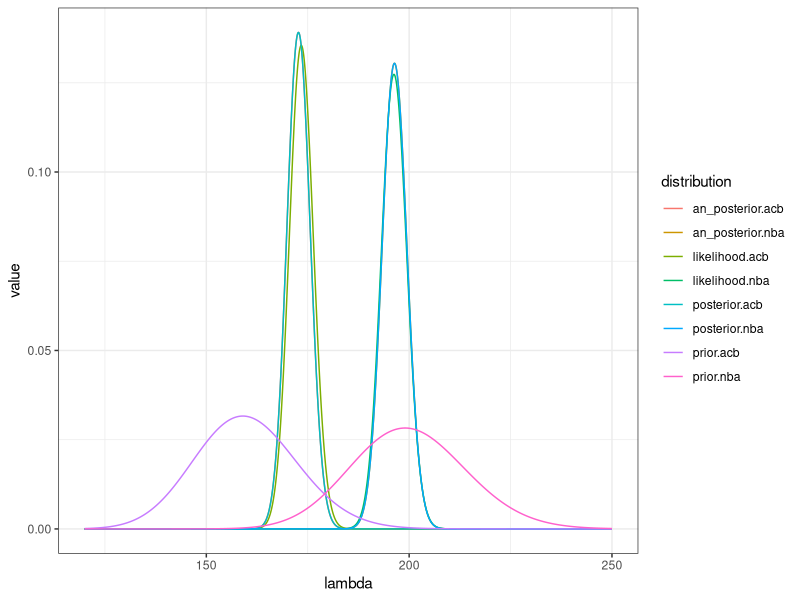
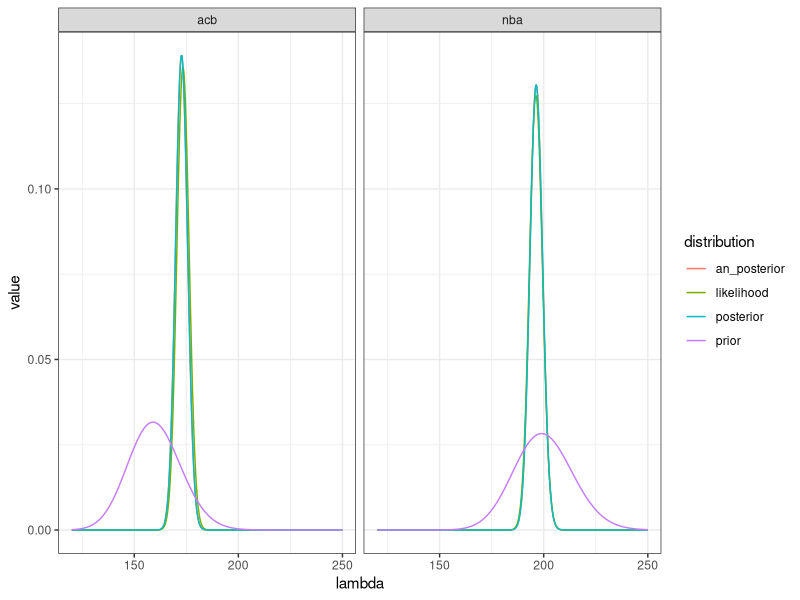
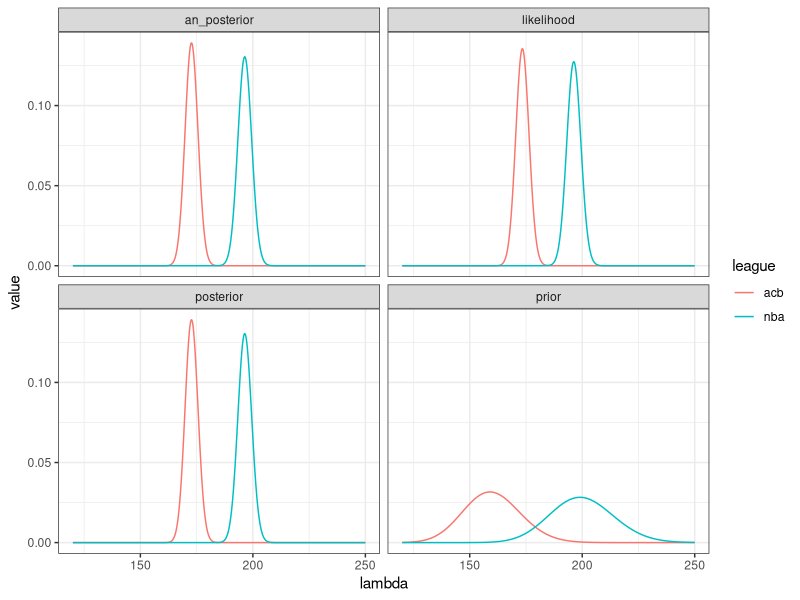
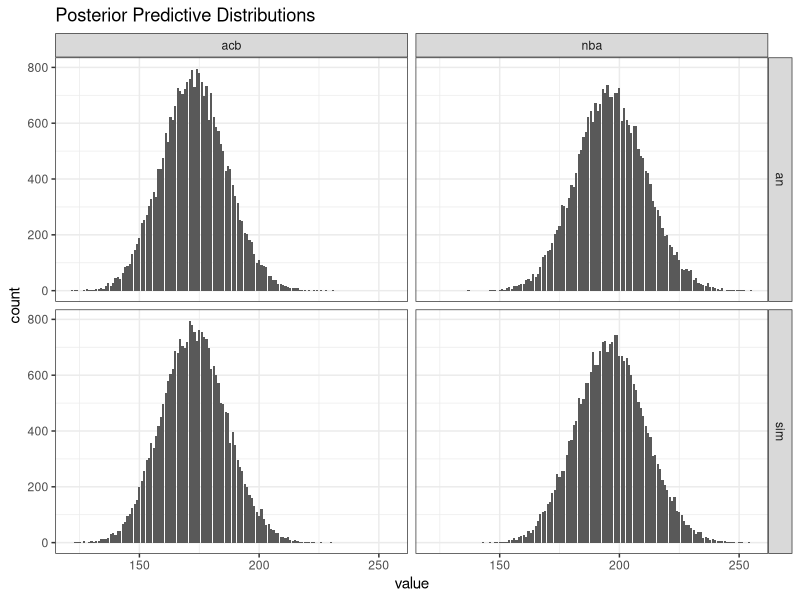
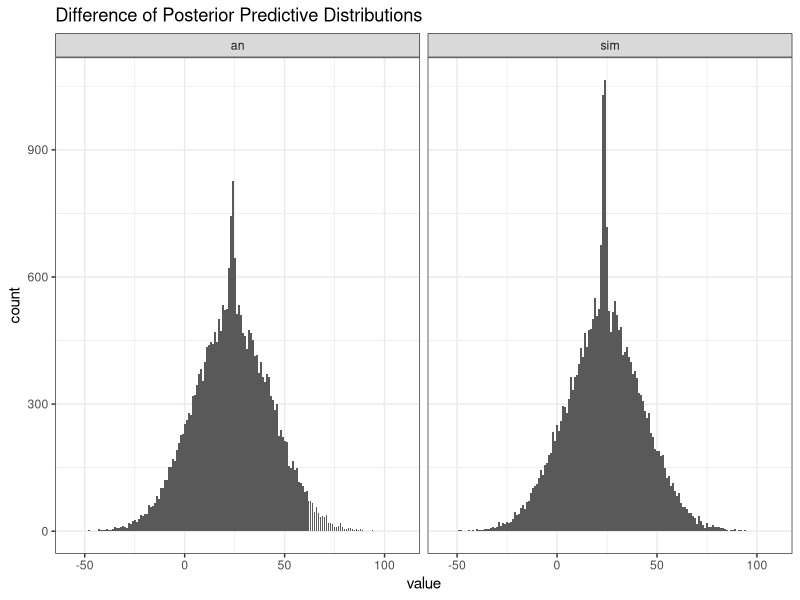

The R script that drew these images, in order:
## ---- chunk 1
knitr::opts_chunk$set(echo = TRUE, fig.width = 14, comment = "#>")
library(ggplot2)
library(tidyverse)
setwd("/home/ajo/gitRepos/bayesian/HW2")
## ---- chunk 2
data <- read.table("basquet.txt", header = T)
str(data)
head(data)
## ---- chunk 3
delta.lambda <- 0.005
start <- 120
end <- 250
sim.points <- (end-start)/delta.lambda
lambda <- seq(start, end, length.out = sim.points)
n <- dim(data)[[1]]

prior.par.nba <- c(alpha = 200, beta = 1)
prior.par.acb <- c(alpha = 160, beta = 1)

prior.nba <- dgamma(lambda, shape = prior.par.nba[1], rate = prior.par.nba[2])
prior.acb <- dgamma(lambda, shape = prior.par.acb[1], rate = prior.par.acb[2])

#likelihood.nba <- exp(-lambda*n)*lambda^sum(data[,2])
likelihood.nba <- map_dbl(lambda, ~ prod(dpois(data[,2], .x)))
likelihood.nba <- likelihood.nba/(sum(likelihood.nba)*delta.lambda)
#likelihood.acb <- exp(-lambda*n)*lambda^sum(data[,1])
likelihood.acb <- map_dbl(lambda, ~ prod(dpois(data[,1], .x)))
likelihood.acb <- likelihood.acb/(sum(likelihood.acb)*delta.lambda)

# Simulated posterior
prod.nba <- likelihood.nba*prior.nba
posterior.nba <- prod.nba/(sum(prod.nba)*delta.lambda)
prod.acb <- likelihood.acb*prior.acb
posterior.acb <- prod.acb/(sum(prod.acb)*delta.lambda)

# Analytical solution of posterior (conjugate prior)
posterior.par.nba <- prior.par.nba + c(sum(data[,2]), n)
posterior.par.acb <- prior.par.acb + c(sum(data[,1]), n)
an_posterior.nba <- dgamma(lambda, shape = posterior.par.nba[1], rate = posterior.par.nba[2])
an_posterior.acb <- dgamma(lambda, shape = posterior.par.acb[1], rate = posterior.par.acb[2])

df <- tibble(lambda, likelihood.nba, likelihood.acb,
             prior.nba, prior.acb, 
             an_posterior.nba, an_posterior.acb, 
             posterior.nba, posterior.acb)

df2 <- df %>% 
    gather(key = distribution, value = value, -lambda) 

df3 <- df2 %>% 
    separate(distribution, into = c("distribution", "league"), sep = "\\.")

df2 %>% 
    ggplot() +
    geom_line(aes(x = lambda, y = value, col = distribution)) +
    theme_bw()

df3 %>% 
    ggplot() +
    geom_line(aes(x = lambda, y = value, col = distribution)) +
    theme_bw() + 
    facet_wrap(~league)

df3 %>% 
    ggplot() +
    geom_line(aes(x = lambda, y = value, col = league)) +
    theme_bw() + 
    facet_wrap(~distribution) 
## ---- chunk 4
seed <- 1
set.seed(seed)
post.an.nba <- rgamma(sim.points, shape = posterior.par.nba[1], rate = posterior.par.nba[2])
set.seed(seed)
y.post.sim1an_nba <- rpois(sim.points, lambda = post.an.nba) # First using simulated values from the analytical posterior (conjugate)

set.seed(seed)
post.samples.nba <- sample(lambda, size = sim.points, replace = T, prob = posterior.nba)
set.seed(seed)
y.post.sim1sim_nba <- rpois(sim.points, lambda = post.samples.nba) # Secondly using samples from the simulated posterior from earlier.

set.seed(seed)
post.an.acb <- rgamma(sim.points, shape = posterior.par.acb[1], rate = posterior.par.acb[2])
set.seed(seed)
y.post.sim1an_acb <- rpois(sim.points, lambda = post.an.acb) # First using simulated values from the analytical posterior (conjugate).

set.seed(seed)
post.samples.acb <- sample(lambda, size = sim.points, replace = T, prob = posterior.acb)
set.seed(seed)
y.post.sim1sim_acb <- rpois(sim.points, lambda = post.samples.acb) # Secondly using samples from the simulated posterior from earlier.

df4 <- tibble(y.post.sim1an_nba, y.post.sim1sim_nba, y.post.sim1an_acb, y.post.sim1sim_acb)
df5 <- df4 %>% 
    gather(key = distribution, value = value) 

df6 <- df5 %>% 
    separate(distribution, into = c("distribution", "league"), sep = "_") %>% 
    separate(distribution, into = c("distribution", "vers"), sep = "1")

# Plotting the posterior predictive probabilities. 
df6 %>% 
    ggplot() +
    geom_bar(aes(x = value)) +
    theme_bw() +
    facet_grid(row = vars(vers), col = vars(league)) +
    ggtitle("Posterior Predictive Distributions")
## ---- chunk 5
diff.sim <- y.post.sim1sim_nba - y.post.sim1sim_acb
diff.an <- y.post.sim1an_nba - y.post.sim1an_acb

df7 <- tibble(diff.sim, diff.an)
df8 <- df7 %>% 
    gather(key = distribution, value = value) 

df9 <- df8 %>% 
    separate(distribution, into = c("distribution", "vers"), sep = "\\.") 

# Plotting the posterior predictive probabilities. 
df9 %>% 
    ggplot() +
    geom_bar(aes(x = value)) +
    theme_bw() +
    facet_wrap(~vers) +
    ggtitle("Difference of Posterior Predictive Distributions")
## ---- chunk 6
mean(diff.sim < 0)
mean(diff.an < 0)
## ---- chunk 7
mean(diff.sim >= 60)
mean(diff.an >= 60)
